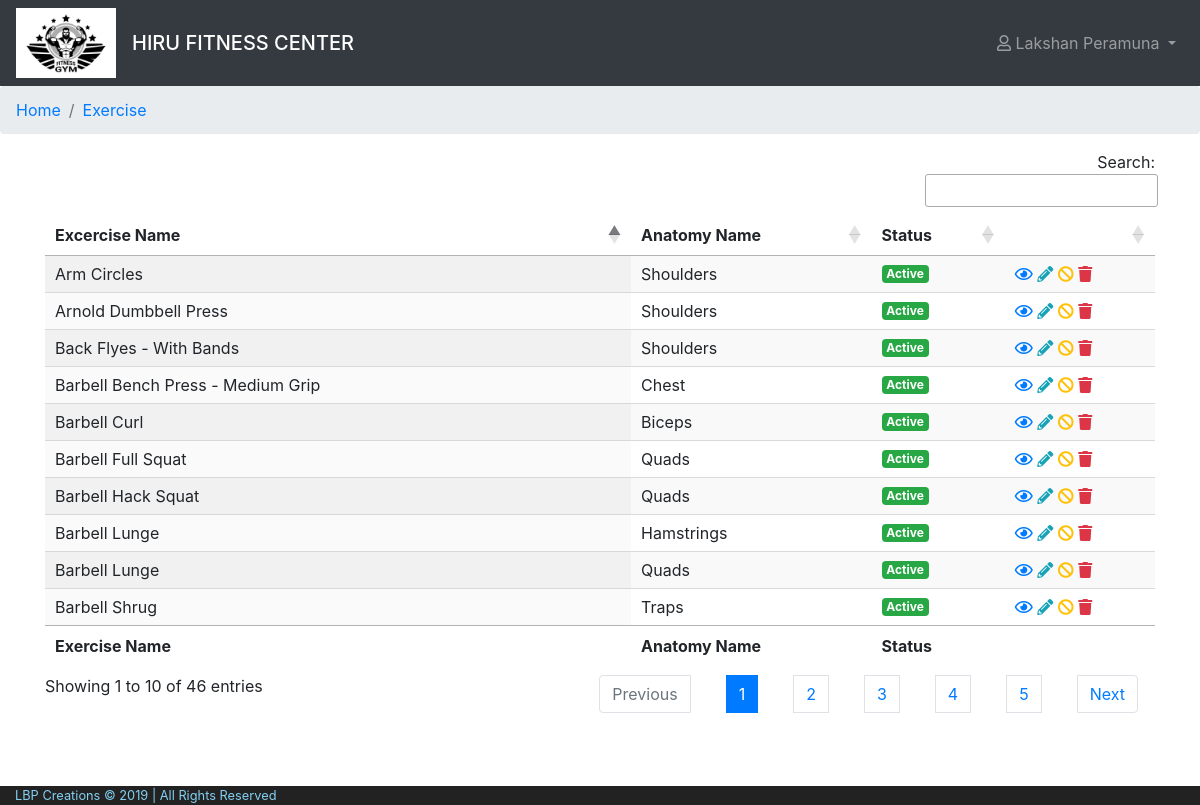
/cms/view/exercise/index.php (signed in), run on the app's committed database.
### tables this page shows
CREATE TABLE `exercise` (
  `exercise_id` int(11) NOT NULL,
  `exercise_name` varchar(200) NOT NULL,
  `anatomy_id` int(11) NOT NULL,
  `lmd` datetime NOT NULL DEFAULT CURRENT_TIMESTAMP ON UPDATE CURRENT_TIMESTAMP,
  `status` char(1) NOT NULL COMMENT 'A = Active , I = Inactive, D = Deleted'
);

CREATE TABLE `anatomy` (
  `anatomy_id` int(11) NOT NULL,
  `anatomy_name` varchar(200) NOT NULL,
  `lmd` datetime NOT NULL DEFAULT CURRENT_TIMESTAMP ON UPDATE CURRENT_TIMESTAMP
);

### model/exercise.php (called while the page is built, shortened)
<?php
class Exercise{
    public static function displayAllExercise(){
        $con=$GLOBALS['con'];
        $sql="  SELECT  exercise.exercise_id,
                        exercise.exercise_name,
                        exercise.status,
                        anatomy.anatomy_name
                FROM exercise
                INNER JOIN anatomy ON exercise.anatomy_id = anatomy.anatomy_id
                WHERE exercise.status != 'D'
                ORDER BY exercise.exercise_id DESC";
        $result=$con->query($sql);
        return $result;
    }
}

### cms/view/exercise/index.php (the view, shortened to what this page needs)
<?php include '../../layout/header.php'; ?>
<?php include '../../../model/exercise.php'; ?>
<?php
$allExercise = Exercise::displayAllExercise();
?>
<body>
    <?php include '../../layout/navBar.php';?>
    <nav aria-label="breadcrumb">
    <ol class="breadcrumb">
        <li class="breadcrumb-item" aria-current="page"><a href="../dashboard/dashboard.php">Home</a></li>
        <li class="breadcrumb-item active" aria-current="page"><a href="#">Exercise</a></li>
    </ol>
    </nav>
    <div class="container">
        <table id="example" class="display" style="width:100%">
            <thead>
                <tr>
                    <th>Excercise Name</th>
                    <th>Anatomy Name</th>
                    <th>Status</th>
                    <th>&nbsp;</th>
                </tr>
            </thead>
            <tbody>
                <?php
                    while($row = $allExercise->fetch_assoc()) {
                        if($row['status']==Exercise::ACTIVE){
                            $status="Active";
                        }elseif($row['status']==Exercise::INACTIVE){
                            $status="Inactive";
                        }
                ?>
                <tr>
                    <td><?php echo ucwords($row['exercise_name']); ?></td>
                    <td><?php echo ucwords($row['anatomy_name']); ?></td>
                    <td><span class="badge <?php if($row['status']==Exercise::ACTIVE){echo "badge-success";}else{echo "badge-danger";}?>"><?php echo $status; ?></span></td>
                    <td>
                        <a data-toggle="tooltip" data-placement="top" title="View" href="../../../controller/exerciseController.php?exercise_id=<?php echo $row['exercise_id']?>&status=View"><i class="far fa-eye text-primary"></i></a>
                        <a data-toggle="tooltip" data-placement="top" title="Edit" href="../../../controller/exerciseController.php?exercise_id=<?php echo $row['exercise_id']?>&status=Edit"><i class="fas fa-pencil-alt text-info"></i></a>
                        <?php
                        $exerciseId = $row['exercise_id'];
                        if($row['status']==Exercise::ACTIVE){?>
                            <a id="deactivate" data-toggle="tooltip" data-placement="top" title="Deactivate" href="../../../controller/exerciseController.php?exercise_id=<?php echo $exerciseId;?>&status=Deactivate"><i class="fas fa-ban text-warning"></i></a>
                        <?php
                        }elseif($row['status']==Exercise::INACTIVE){?>
                            <a id="activate" data-toggle="tooltip" data-placement="top" title="Activate" href="../../../controller/exerciseController.php?exercise_id=<?php echo $exerciseId;?>&status=Activate"><i class="far fa-check-circle text-success"></i></a>
                        <?php } ?>
                        <a id="delete" data-toggle="tooltip" data-placement="top" title="Delete" href="../../../controller/exerciseController.php?exercise_id=<?php echo $exerciseId;?>&status=Delete"><i class="fas fa-trash text-danger"></i></a>
                    </td>
                </tr>
                    <?php } ?>
            </tbody>
            <tfoot>
                <tr>
                    <th>Exercise Name</th>
                    <th>Anatomy Name</th>
                    <th>Status</th>
                    <th>&nbsp;</th>
                </tr>
            </tfoot>
        </table>
    </div>
<?php include '../../layout/footer.php';?>

### public/css/layout.css (style rules this page uses)
body { background-color: #ffffff; font-family: 'Roboto', sans-serif; }
a { text-decoration: none !important; }

### data on the page
exercise: exercise_name "Back Flyes - With Bands", anatomy.anatomy_name "Shoulders", status "Active"
exercise: exercise_name "Barbell Lunge", anatomy.anatomy_name "Hamstrings", status "Active"
exercise: exercise_name "Barbell Lunge", anatomy.anatomy_name "Quads", status "Active"
exercise: exercise_name "Barbell Hack Squat", anatomy.anatomy_name "Quads", status "Active"
exercise: exercise_name "Barbell Full Squat", anatomy.anatomy_name "Quads", status "Active"
exercise: exercise_name "Barbell Curl", anatomy.anatomy_name "Biceps", status "Active"
exercise: exercise_name "Barbell Bench Press - Medium Grip", anatomy.anatomy_name "Chest", status "Active"
exercise: exercise_name "Arnold Dumbbell Press", anatomy.anatomy_name "Shoulders", status "Active"
exercise: exercise_name "Arm Circles", anatomy.anatomy_name "Shoulders", status "Active"
exercise: exercise_name "Barbell Shrug", anatomy.anatomy_name "Traps", status "Active"

### other printed values
SYSTEM_BUSINESS_NAME "HIRU FITNESS CENTER"
$user['first_name'] "Lakshan"
$user['last_name'] "Peramuna"
